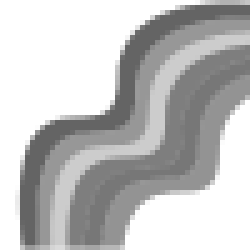
#> input picture img_process/files/gray_img.png, 50 x 50 px, found by its file name (shown 5 times larger)
$ python post-process-img.py   (older library calls are emulated)
#> lines starting #> are read from the running program, lines starting #| are printed output that depends on the picture
#
# takes verilog output
# pixel vals affter sobel filter - 1 pixel per line
# recreates image
#
from PIL import Image
import cv2
import numpy as np
from PIL import Image, ImageOps
import os
import matplotlib.pyplot as plt

#file path
path = 'C:/workspace/fysiko_apth/ptuxiaki/general-code/img-pre-process/'

verilog_input_path = path + 'verilog_out.txt'
verilog_img_recreate_path = path + 'verilog_img_recreate.png'
og_img_path = path + 'test_img.png'
gray_img_path = path + 'gray_img.png'
py_img_filter_path = path + 'py_img_filter.png'

# window size
N = 3

# extract size of img
# suppose img is square
with open(verilog_input_path, 'r') as f:
#> (reads img_process/files/verilog_out.txt from the repository)
    file_size = len(f.readlines())

Vrow = np.sqrt(file_size)
Vcol = np.sqrt(file_size)

print(f'file size: {file_size} => img dimensions: row {Vrow}, col {Vcol}')

# get pixels
ver_pixels = []
with open(verilog_input_path, 'r') as f:
    for line in f: # 1 line = 1 pixel
        line_val = line.strip()
        if line_val:
            ver_pixels.append(int(line_val))

#turn into array & reshape
# 1 line = 1 img line => N pixels
ver_arr = np.array(ver_pixels, dtype=np.uint8).reshape((int(Vrow), int(Vcol)))

#turn array to img & save
#imwrite returns bool
cv2.imwrite(verilog_img_recreate_path, ver_arr)
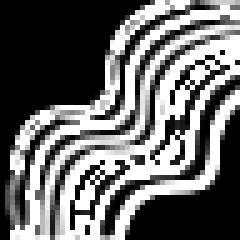
#> saved as verilog_img_recreate.png: shape (48, 48) (shown 5 times larger); min 0, max 255, mean 105.8
#cv2.imshow('recrete from verilog code - sobel 1win 3x3', verilog_img_recreate)
#cv2.waitKey(0)

# keep img for calcs
verilog_img_recreate = cv2.imread(verilog_img_recreate_path, cv2.IMREAD_GRAYSCALE)

#(Vrow, Vcol) = verilog_img_recreate.shape[0:2]

## apply filter with python
#load gray og image
gray_img = cv2.imread(gray_img_path, cv2.IMREAD_GRAYSCALE)
#> gray_img is the input picture: shape (50, 50); min 100, max 255, mean 192.3
#gray_img = cv2.imread(og_img_path, cv2.COLOR_BGR2GRAY)

#check size & crop
(Prow, Pcol) = gray_img.shape[0:2]
#> Prow = 50; Pcol = 50
Vrow = int(Vrow)
Vcol = int(Vcol)

if Prow > Vrow and Pcol> Vcol:
    gray_crop = gray_img[0:Vrow, 0:Vcol]
elif Prow > Vrow and not(Pcol> Vcol):
    gray_crop = gray_img[0:Vrow, 0:Pcol]
elif not(Prow > Vrow) and Pcol > Vcol:
    gray_crop = gray_img[0:Prow, 0:Vcol]

(Crow, Ccol) = gray_crop.shape[0:2]
#> Crow = 48; Ccol = 48

#  Sobel(src_gray, grad_x, ddepth, x_order, y_order, ksize, scale, delta, BORDER_DEFAULT);
# cv2.CV_16S -> 16-bit signed int
# order of derivative
sobelx = cv2.Sobel(gray_crop, cv2.CV_16S, 1, 0, ksize=N)
sobely = cv2.Sobel(gray_crop, cv2.CV_16S, 0, 1, ksize=N)
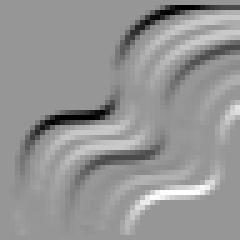
#> sobely: shape (48, 48) int16 (shown 5 times larger); min -620, max 432, mean -4.3; drawn with min black and max white

# calc absolute vals
abs_sobelx = cv2.convertScaleAbs(sobelx)
abs_sobely = cv2.convertScaleAbs(sobely)
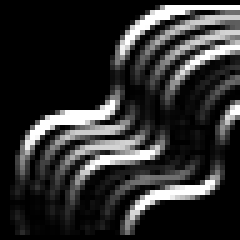
#> abs_sobely: shape (48, 48) (shown 5 times larger); min 0, max 255, mean 47.4

#abs_sobelx = abs(sobelx)
#abs_sobely = abs(sobely)

# calc magnitude G
w = 1.0 #weight
g = cv2.addWeighted(abs_sobelx, w, abs_sobely, w, 0)
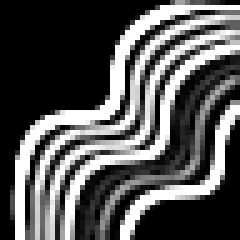
#> g: shape (48, 48) (shown 5 times larger); min 0, max 255, mean 85.8
#g = np.sqrt(sobelx**2 + sobely**2)

cv2.imwrite(py_img_filter_path, g)

#cv2.imshow('apply filter only with python - sobel 1win 3x3', g)
#cv2.waitKey(0)

# keep img for calcs
py_img_filter = cv2.imread(py_img_filter_path, cv2.IMREAD_GRAYSCALE)

# calc difference of ver & py filter img
diff = cv2.absdiff(verilog_img_recreate, py_img_filter)
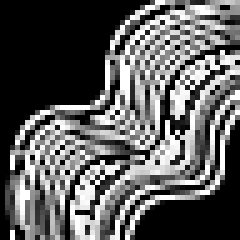
#> diff: shape (48, 48) (shown 5 times larger); min 0, max 255, mean 93.3
max_diff = np.max(diff)
#> max_diff = 255

diff2 = verilog_img_recreate - py_img_filter
#plot difference
#plt.figure(figsize=(6, 6))

plt.imshow(diff, cmap='hot')
plt.colorbar(label='Pixel Difference')
plt.title(f'2D Difference Map (Max Diff: {np.max(diff)})')
plt.show()
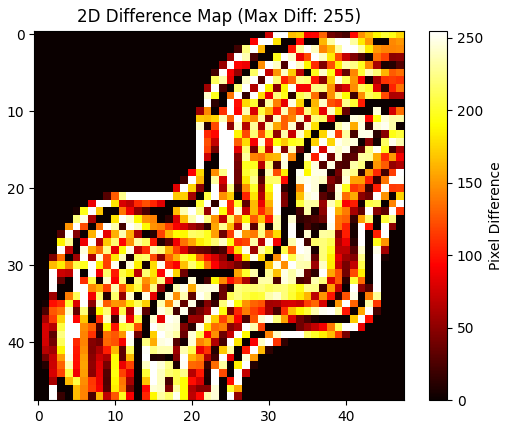
#> figure drawn by matplotlib, 2 panels

fig, axes = plt.subplots(1, 2, figsize=(14, 6))

# --- Plot 1: Histogram των Διαφορών ---
axes[0].hist(diff.flatten(), bins=range(0, int(np.max(diff))+2), align='left', color='skyblue', edgecolor='black')
axes[0].set_title("Histogram of Pixel Differences")
axes[0].set_xlabel("Absolute Difference Value")
axes[0].set_ylabel("Count of Pixels")
axes[0].grid(axis='y', linestyle='--', alpha=0.7)

# --- Plot 2: Scatter Plot Σύγκρισης (Python vs Verilog) ---
axes[1].scatter(py_img_filter.flatten(), verilog_img_recreate.flatten(), alpha=0.3, color='purple', edgecolors='none')
axes[1].set_title("Python Pixel Value vs Verilog Pixel Value")
axes[1].set_xlabel("Python Sobel Value")
axes[1].set_ylabel("Verilog HW Sobel Value")
# Βάζουμε διαγώνια γραμμή αναφοράς y = x
max_val = max(np.max(py_img_filter), np.max(verilog_img_recreate))
#> max_val = 255
axes[1].plot([0, max_val], [0, max_val], color='red', linestyle='--', label='Ideal (y=x)')
axes[1].legend()
axes[1].grid(True, linestyle='--', alpha=0.7)

plt.tight_layout()
plt.show()
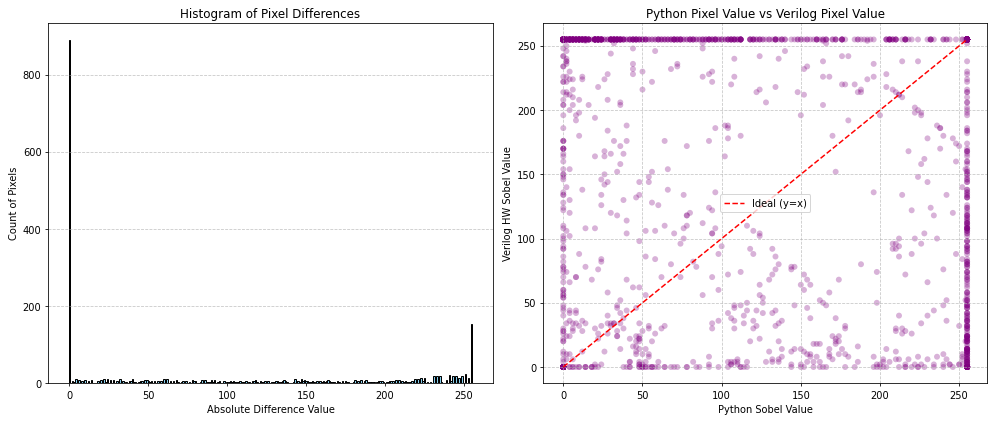
#> figure drawn by matplotlib, 2 panels; panel 1: tallest bar 889 high, from x = -0.5 to 0.5
